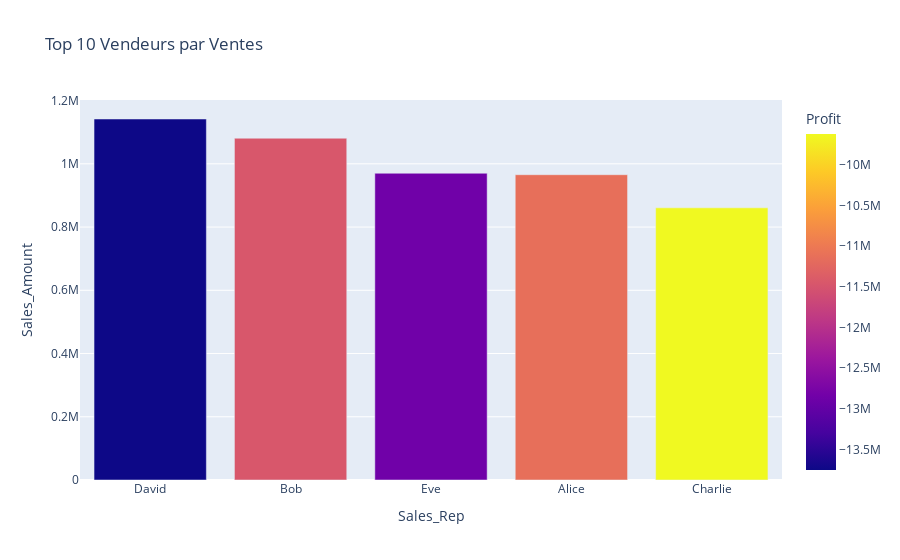

This figure's notebook cell:
### Code cell
# --- Top 10 meilleurs vendeurs (Sales_Rep) ---
top_reps = df.groupby('Sales_Rep').agg({
    'Sales_Amount': 'sum',
    'Profit': 'sum',
    'Quantity_Sold': 'sum'
}).sort_values('Sales_Amount', ascending=False).head(10).reset_index()

fig_rep = px.bar(top_reps, x='Sales_Rep', y='Sales_Amount', color='Profit',
                 title='Top 10 Vendeurs par Ventes',
                 hover_data={'Quantity_Sold': True})
fig_rep.write_html(OUTPUT_DIR / 'figures' / 'top10_sales_rep.html')
fig_rep.show()

### Figure 1 — Plotly figure (JSON) as saved in the notebook; plotly's stock layout.template omitted (floating-point values rounded to 4 significant figures)
{"data": [{"customdata": [[6042], [4977], [5287], [4832], [4217]], "hovertemplate": "Sales_Rep=%{x}<br>Sales_Amount=%{y}<br>Quantity_Sold=%{customdata[0]}<br>Profit=%{marker.color}<extra></extra>", "legendgroup": "", "marker": {"color": [-13750000.0, -11460000.0, -12850000.0, -11140000.0, -9620000.0], "coloraxis": "coloraxis", "pattern": {"shape": ""}}, "name": "", "orientation": "v", "showlegend": false, "textposition": "auto", "type": "bar", "x": ["David", "Bob", "Eve", "Alice", "Charlie"], "xaxis": "x", "y": [1142000.0, 1081000.0, 970200.0, 965500.0, 860800.0], "yaxis": "y"}], "layout": {"barmode": "relative", "coloraxis": {"colorbar": {"title": {"text": "Profit"}}, "colorscale": [[0, "#0d0887"], [0.1111, "#46039f"], [0.2222, "#7201a8"], [0.3333, "#9c179e"], [0.4444, "#bd3786"], [0.5556, "#d8576b"], [0.6667, "#ed7953"], [0.7778, "#fb9f3a"], [0.8889, "#fdca26"], [1, "#f0f921"]]}, "legend": {"tracegroupgap": 0}, "title": {"text": "Top 10 Vendeurs par Ventes"}, "xaxis": {"anchor": "y", "domain": [0, 1], "title": {"text": "Sales_Rep"}}, "yaxis": {"anchor": "x", "domain": [0, 1], "title": {"text": "Sales_Amount"}}}}
